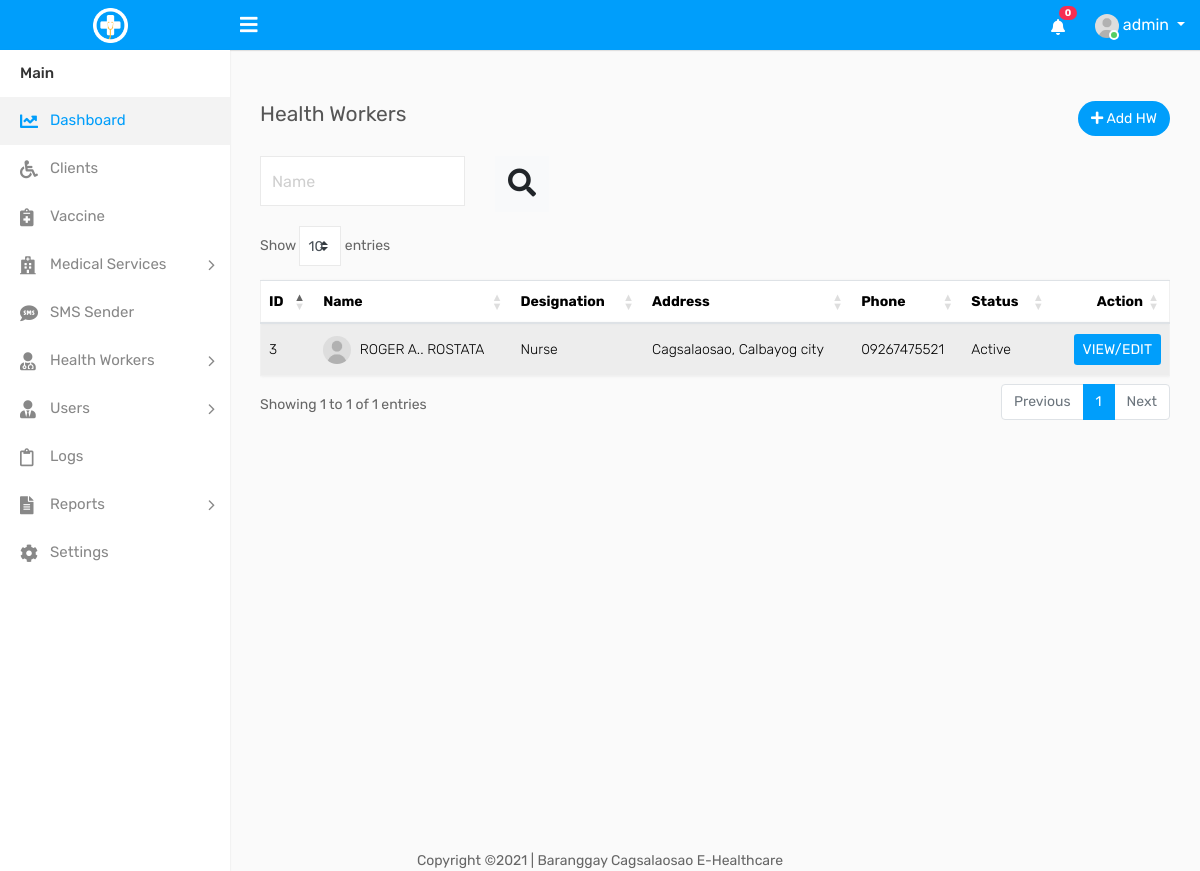
Page /healthworkers.php (signed in) on the earlier database version.
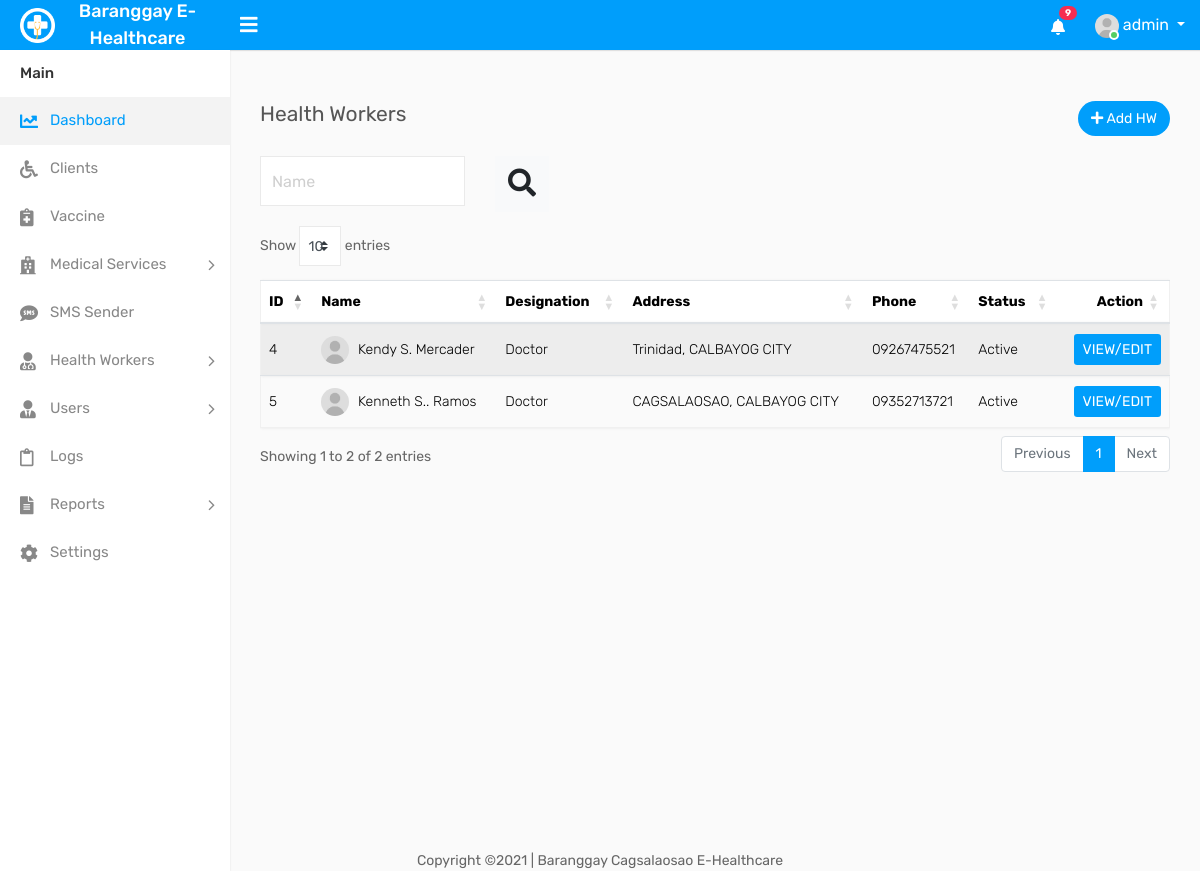
Same page on the later database version.
### tables this page shows
CREATE TABLE IF NOT EXISTS `healthworker` (
`hw_id` int(11) NOT NULL,
  `hw_fname` varchar(55) DEFAULT NULL,
  `hw_mi` varchar(5) DEFAULT NULL,
  `hw_lname` varchar(55) DEFAULT NULL,
  `hw_email` varchar(55) DEFAULT NULL,
  `hw_bdate` date DEFAULT NULL,
  `hw_gender` varchar(55) DEFAULT NULL,
  `hw_brgy` varchar(55) DEFAULT NULL,
  `hw_city` varchar(55) DEFAULT NULL,
  `hw_province` varchar(55) DEFAULT NULL,
  `hw_phone` varchar(55) DEFAULT NULL,
  `hw_status` varchar(55) DEFAULT NULL,
  `hw_joindate` date DEFAULT NULL,
  `hw_designation` varchar(55) NOT NULL
);

CREATE TABLE IF NOT EXISTS `settings` (
`id` int(11) NOT NULL,
  `name` varchar(55) NOT NULL,
  `contact_person` varchar(55) NOT NULL,
  `address` varchar(255) NOT NULL,
  `postalcode` int(11) NOT NULL,
  `email` varchar(255) NOT NULL,
  `phone` varchar(55) NOT NULL,
  `telephone` varchar(55) NOT NULL
);

### healthworkers.php (the view, shortened to what the changed rows need)
<!DOCTYPE html>
<html lang="en">
<?php
include('includes/head.php');
 ?>
<body>
    <div class="main-wrapper">
<?php include('includes/topnav.php') ?>
        <div class="page-wrapper">
         <div class="content">
                    <br>
                <div class="row">
                    <div class="col-md-12">
                        <div class="table-responsive">
                            <table id="datatableID" class="table table-border table-striped custom-table datatable mb-0">
                                <thead>
                                    <tr>
                                        <th>ID</th>
                                        <th>Name</th>
                                        <th>Designation</th>
                                        <th>Address</th>
                                        <th>Phone</th>
                                        <th>Status</th>
                                        <th class="text-right">Action</th>
                                    </tr>
                                </thead>
                                <tbody>
                                     <?php
                                        if (isset($_GET['name']))
                                        {
                                            $values = $_GET['name'];
                                            $query = "select * from healthworker where concat(hw_fname,hw_mi,hw_lname)  like '%$values%'  ";
                                            $query_run = mysqli_query($con,$query);
                                            if (mysqli_num_rows($query_run)>0)
                                            {
                                                foreach($query_run as $items)
                                                {
                                                    ?>
                                                    <tr>
                                                    <td><?= $items['hw_id'] ?></td>
                                                    <td><?= $items['hw_fname']." ".$items['hw_mi']."."." ".$items['hw_lname'] ?></td>
                                                    <td><?= $items['hw_designation'] ?></td>
                                                    <td><?= $items['hw_brgy'].", ".$items['hw_city'] ?></td>
                                                    <td><?= $items['hw_phone'] ?></td>
                                                    <td><?= $items['hw_status'] ?></td>
                                                    <form action="edit-client.php" method="POST">
                                                      <input type="hidden" name="id" value="<?php echo  $items['hw_id']
                                             ?>">
                                                    <td class="text-right">
                                                        <input type="submit" name="edit" class="btn  btn-primary btn-sm" value="VIEW/EDIT">
                                                    </td>
                                                    </form>
                                        </tr>
                                                    <?php
                                                }
                                            }
                                            else
                                            {
                                                ?>
                                                    <tr>
                                                        <td colspan="6">No record found</td>
                                                    </tr>
                                                <?php
                                            }
                                        }
                                        else
                                        {
                                             $query="select * from healthworker ";
                                        $query_run=mysqli_query($con,$query);
                                        if ($query_run)
                                        {
                                            while ($row=mysqli_fetch_array($query_run))
                                            {?>
                                                  <tr>
                                        <td><?php echo $row['hw_id'] ?></td>
                                        <td><img width="28" height="28" src="assets/img/user.jpg" class="rounded-circle m-r-5" alt=""> <?php echo $row['hw_fname']." ".$row['hw_mi']."."." ".$row['hw_lname'] ?></td>
                                        <td><?php echo $row['hw_designation'] ?></td>
                                        <td><?php echo $row['hw_brgy'].", ".$row['hw_city'] ?></td>
                                        <td><?php echo $row['hw_phone'] ?></td>
                                        <td><?php echo $row['hw_status'] ?></td>
                                        <form action="edit-hw.php" method="POST">
                                            <td class="text-right">
                                                <input type="submit" name="edit" class="btn  btn-primary btn-sm" value="VIEW/EDIT">
                                            </td>
                                        </form>
                                    </tr>
                                               <?php
                                            }
                                        }
                                        else
                                        {
                                            echo "No record found.";
                                        }
                                        }
                                      ?>
                                </tbody>
                            </table>
                        </div>
                    </div>
                </div>
            </div>
        </div>
    </div>
</body>
</html>

### includes/topnav.php (shortened to what the changed rows need)
 <?php
        include('dbcon.php');
  ?>
        <div class="header">
			<div class="header-left">
				<a href="index.php" class="logo">
					<img src="assets/img/logo.png" width="35" height="35" alt=""> <span>
<?php
                                     $query="select * from settings limit 1 ";
                                        $query_run= mysqli_query($con,$query);
                                         if ($query_run)
                                        {
                                            while ($row=mysqli_fetch_array($query_run))
                                            {
                                                echo $row['name'];
                                            }
                                        }
?>
                    </span>
				</a>
			</div>
            <ul class="nav user-menu float-right">
                <li class="nav-item dropdown d-none d-sm-block">
                    <a href="#" class="dropdown-toggle nav-link" data-toggle="dropdown"><i class="fas fa-bell"></i> <span class="badge badge-pill bg-danger float-right">
                        <?php
                                    $rt = mysqli_query($con,"SELECT * FROM log  ");
                                    $num1 = mysqli_num_rows($rt);
                                     echo htmlentities($num1);
                        ?>
                    </span></a>
                </li>
            </ul>
        </div>

Differences in the rows shown:
removed healthworker: hw_id "3", hw_fname "ROGER", hw_mi "A.", hw_lname "ROSTATA", hw_designation "Nurse", hw_brgy "Cagsalaosao", hw_city "Calbayog city", hw_phone "09267475521", hw_status "Active"
added settings: name "Baranggay E-Healthcare"
added healthworker: hw_id "4", hw_fname "Kendy", hw_mi "S", hw_lname "Mercader", hw_designation "Doctor", hw_brgy "Trinidad", hw_city "CALBAYOG CITY", hw_phone "09267475521", hw_status "Active"
added healthworker: hw_id "5", hw_fname "Kenneth", hw_mi "S.", hw_lname "Ramos", hw_designation "Doctor", hw_brgy "CAGSALAOSAO", hw_city "CALBAYOG CITY", hw_phone "09352713721", hw_status "Active"
Other differences:
$num1: "0" → "9"
text written by a page script: "Show entries Showing 1 to 1 of 1 entries Previous 1 Next" → "Show entries Showing 1 to 2 of 2 entries Previous 1 Next"
